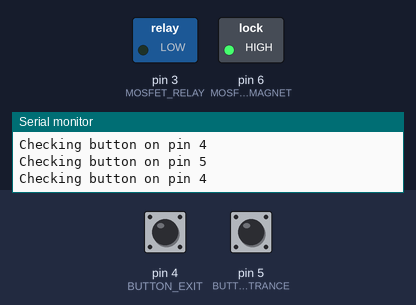
The sketch below on a simulated Arduino Uno, built with avr-gcc and run on an emulated ATmega328P. On the bench: switched loads named in the sketch (green lamp = pin HIGH), the last lines printed to the serial monitor. The inputs (shaded band) are chosen by the test bench; at power-on: pin 5 (BUTTON_ENTRANCE) HIGH, pin 4 (BUTTON_EXIT) HIGH. The audio player accepts every command and is not drawn.

Above: at 1.7 s.
1.8 s: pin 5 (BUTTON_ENTRANCE) pulled LOW for 0.15 s
At 2.6 s:
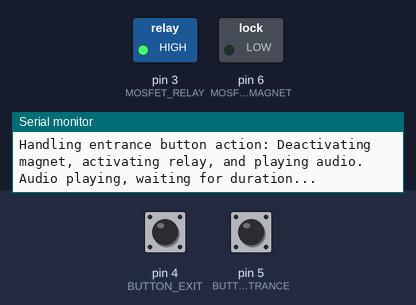
Timing chart, 0 to 33.4 s (numbered marks = the images above; inputs shaded):
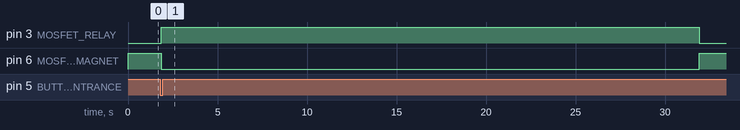

Measured:
- after the input at 1.8 s, pin 3 (MOSFET_RELAY): LOW → HIGH after 0.06 s, → LOW 30.0 s later; pin 6 (MOSFET_MAGNET): HIGH → LOW after 0.06 s, → HIGH 30.0 s later

The sketch:

entranceQuest.ino
```cpp
#include "Arduino.h"
#include "DFRobotDFPlayerMini.h"
#include <SoftwareSerial.h>

// Define pins for Software Serial and MOSFET
#define RX_PIN 10
#define TX_PIN 11
#define MOSFET_RELAY 3
#define MOSFET_MAGNET 6
#define BUTTON_ENTRANCE 5
#define BUTTON_EXIT 4

int playDuration = 30000;  // Duration for which the relay and magnet are activated (in milliseconds)
int debounceDelay = 50;    // Debounce time in milliseconds

SoftwareSerial softSerial(RX_PIN, TX_PIN);
#define FPSerial softSerial

DFRobotDFPlayerMini myDFPlayer;

void printDetail(uint8_t type, int value);

void setup() {
  pinMode(MOSFET_RELAY, OUTPUT);
  pinMode(MOSFET_MAGNET, OUTPUT);
  pinMode(BUTTON_ENTRANCE, INPUT_PULLUP);
  pinMode(BUTTON_EXIT, INPUT_PULLUP);

  digitalWrite(MOSFET_MAGNET, HIGH);  // Magnet initially energized
  digitalWrite(MOSFET_RELAY, LOW);    // Relay initially off

  FPSerial.begin(9600);
  Serial.begin(115200);

  Serial.println();
  Serial.println(F("DFRobot DFPlayer Mini Demo"));
  Serial.println(F("Initializing DFPlayer ... (May take 3~5 seconds)"));

  if (!myDFPlayer.begin(FPSerial, true, true)) {  // Use serial to communicate with mp3.
    Serial.println(F("Unable to begin:"));
    Serial.println(F("1. Please recheck the connection!"));
    Serial.println(F("2. Please insert the SD card!"));
    while (true) {
      delay(0); // Code to compatible with ESP8266 watch dog.
    }
  }
  Serial.println(F("DFPlayer Mini online."));

  myDFPlayer.volume(28);  // Set volume value. From 0 to 30
  Serial.println(F("Initial setup complete. Magnet is ON, Relay is OFF."));
}

void loop() {
  // Check if the entrance button is pressed
  if (isButtonPressed(BUTTON_ENTRANCE)) {
    Serial.println(F("Entrance button pressed"));
    handleEntranceButton();
  }

  // Check if the exit button is pressed
  if (isButtonPressed(BUTTON_EXIT)) {
    Serial.println(F("Exit button pressed"));
    handleExitButton();
  }

  // Check for messages from DFPlayer
  if (myDFPlayer.available()) {
    printDetail(myDFPlayer.readType(), myDFPlayer.read()); // Print the detail message from DFPlayer to handle different errors and states.
  }
}

bool isButtonPressed(int buttonPin) {
  Serial.print(F("Checking button on pin "));
  Serial.println(buttonPin);
  if (digitalRead(buttonPin) == LOW) {  // Check if button is initially pressed
    Serial.println(F("Button pressed, waiting for debounce..."));
    delay(debounceDelay);               // Wait for debounce delay
    if (digitalRead(buttonPin) == LOW) {  // Check again if button is still pressed
      Serial.println(F("Button press confirmed after debounce"));
      return true;
    } else {
      Serial.println(F("Button press was noise, ignoring..."));
    }
  }
  return false;
}

void handleEntranceButton() {
  Serial.println(F("Handling entrance button action: Deactivating magnet, activating relay, and playing audio."));
  // Deactivate magnet, activate relay, and start playing audio
  digitalWrite(MOSFET_MAGNET, LOW);   // Deactivate magnet
  digitalWrite(MOSFET_RELAY, HIGH);   // Activate relay
  myDFPlayer.play(1);                 // Start playing the first mp3

  Serial.println(F("Audio playing, waiting for duration..."));
  delay(playDuration);                // Wait for the duration of the play

  // Revert to the initial state
  Serial.println(F("Reverting to initial state: Reactivating magnet, deactivating relay."));
  digitalWrite(MOSFET_MAGNET, HIGH);  // Reactivate magnet
  digitalWrite(MOSFET_RELAY, LOW);    // Deactivate relay
  myDFPlayer.stop();                  // Stop playback
  Serial.println(F("Entrance button action completed."));
}

void handleExitButton() {
  Serial.println(F("Handling exit button action: Deactivating magnet permanently until reset."));
  // Deactivate the magnet permanently (until reset)
  digitalWrite(MOSFET_MAGNET, LOW);   // Deactivate magnet
  digitalWrite(MOSFET_RELAY, LOW);    // Ensure relay is deactivated
  myDFPlayer.stop();                  // Stop playback (if any)
  Serial.println(F("Magnet deactivated, controller will stay in this state until reset."));

  while (true) {
    delay(1000);
  }
}

void printDetail(uint8_t type, int value) {
  Serial.print(F("DFPlayer event: "));
  switch (type) {
    case TimeOut:
      Serial.println(F("Time Out!"));
      break;
    case WrongStack:
      Serial.println(F("Stack Wrong!"));
      break;
    case DFPlayerCardInserted:
      Serial.println(F("Card Inserted!"));
      break;
    case DFPlayerCardRemoved:
      Serial.println(F("Card Removed!"));
      break;
    case DFPlayerCardOnline:
      Serial.println(F("Card Online!"));
      break;
    case DFPlayerUSBInserted:
      Serial.println("USB Inserted!");
      break;
    case DFPlayerUSBRemoved:
      Serial.println("USB Removed!");
      break;
    case DFPlayerPlayFinished:
      Serial.print(F("Number:"));
      Serial.print(value);
      Serial.println(F(" Play Finished!"));
      break;
    case DFPlayerError:
      Serial.print(F("DFPlayerError: "));
      switch (value) {
        case Busy:
          Serial.println(F("Card not found"));
          break;
        case Sleeping:
          Serial.println(F("Sleeping"));
          break;
        case SerialWrongStack:
          Serial.println(F("Get Wrong Stack"));
          break;
        case CheckSumNotMatch:
          Serial.println(F("Check Sum Not Match"));
          break;
        case FileIndexOut:
          Serial.println(F("File Index Out of Bound"));
          break;
        case FileMismatch:
          Serial.println(F("Cannot Find File"));
          break;
        case Advertise:
          Serial.println(F("In Advertise"));
          break;
        default:
          Serial.println(F("Unknown error"));
          break;
      }
      break;
    default:
      Serial.println(F("Unknown event"));
      break;
  }
}
```
